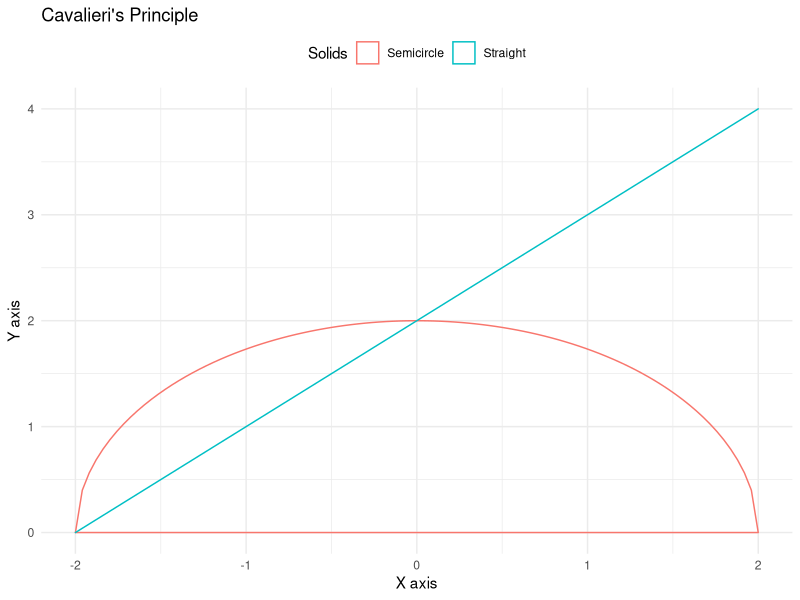

The R source for this figure:
install.packages("ggplot2")
library(ggplot2)

plot_cavalieri <- function() {
   x <- seq(-2, 2, length.out = 100)
   y1 <- sqrt(4 - x^2) # Equation of a semicircle
   y2 <- x + 2 # Equation of a shifted line
  
   df <- data.frame(x = c(x, rev(x)), y = c(y1, rev(y2)), group = rep(c("Semicircle", "Straight"), each = length( x)))
  
   ggplot(df, aes(x, y, group = group, color = group)) +
     geom_polygon(fill = NA) +
     theme_minimal() +
     labs(title = "Cavalieri's Principle",
          x = "X axis", y = "Y axis",
          color = "Solids") +
     theme(legend.position = "top")
}

plot_cavalieri()
